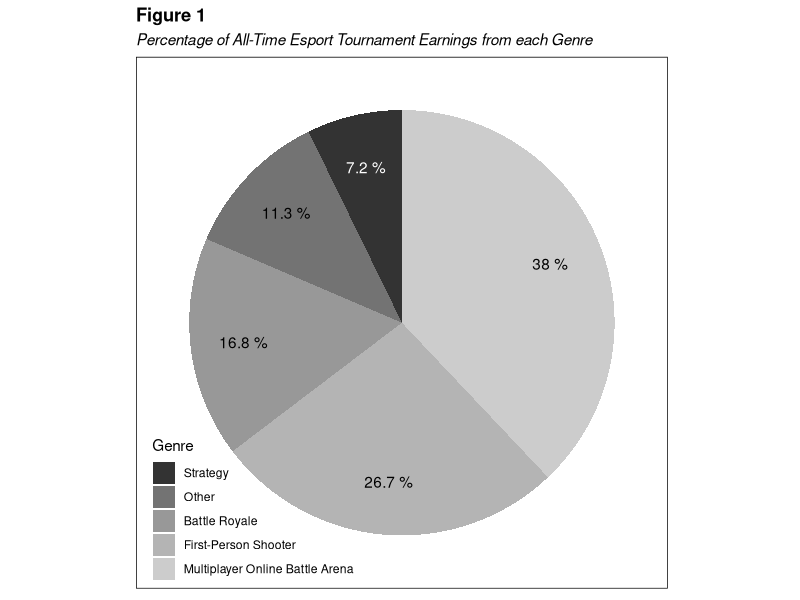
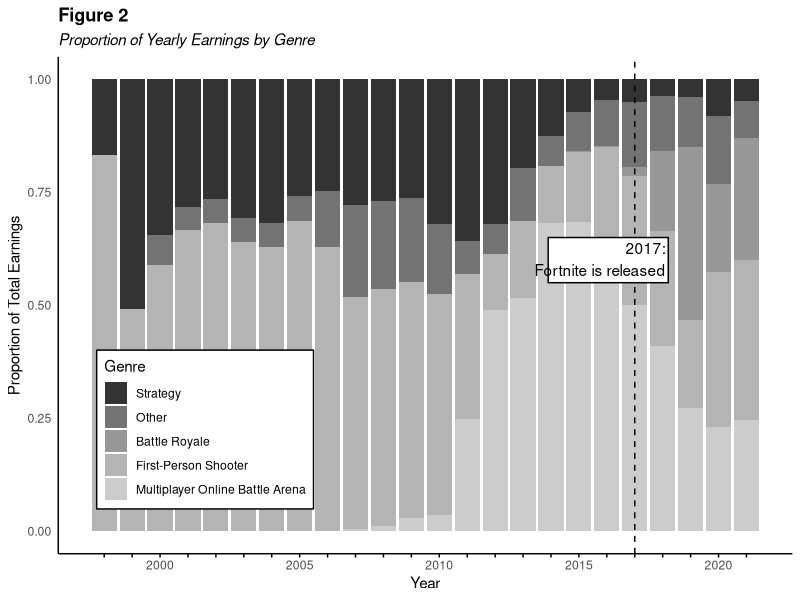
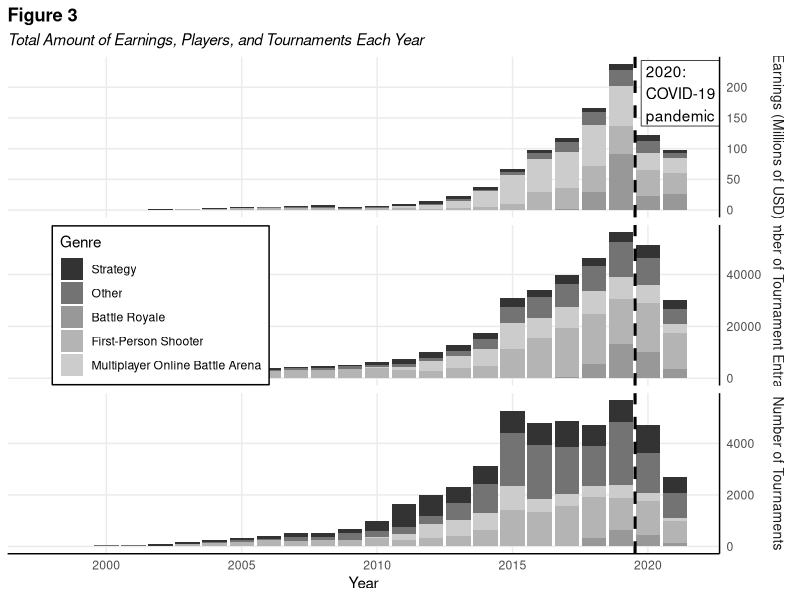
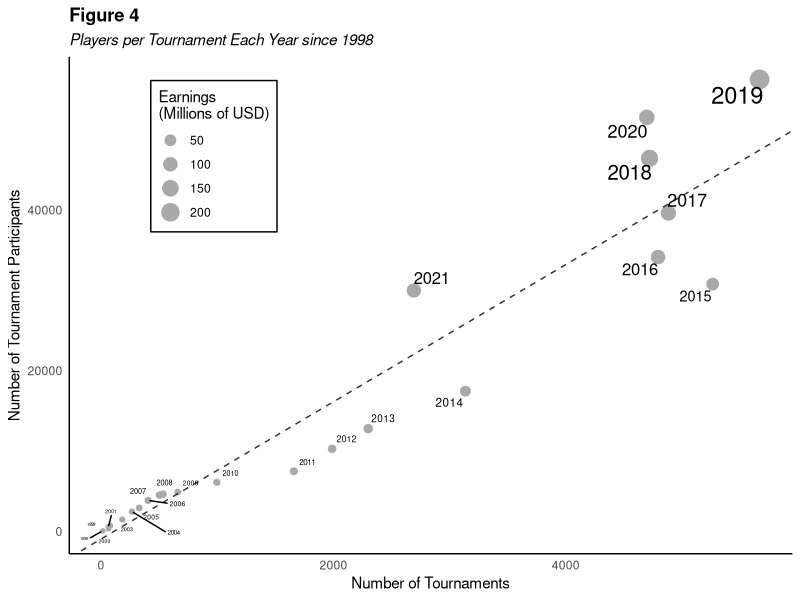
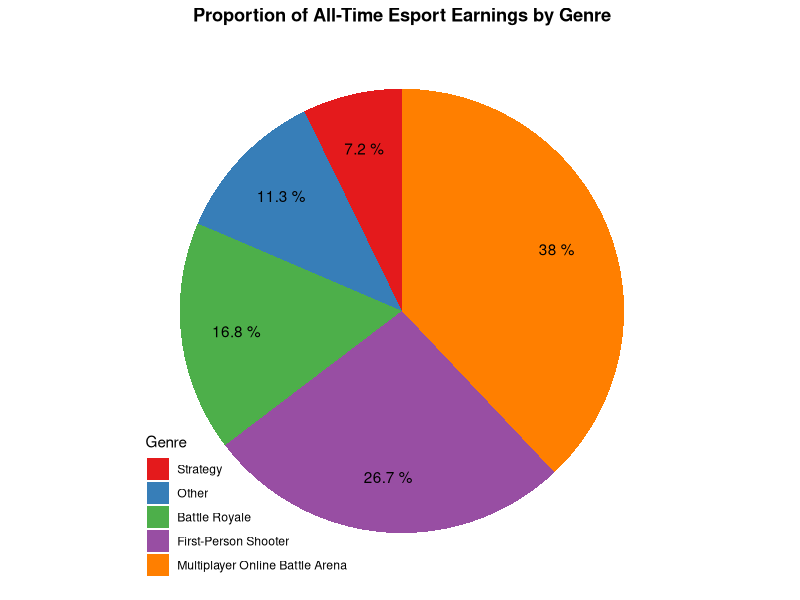

Write R code to recreate these figures, in order.
## ---- chunk 1

knitr::opts_chunk$set(echo = TRUE)
library(tidyverse)
library(ggrepel)
library(gganimate)
library(grid)
library(gridExtra)
library(ggthemes)

# Data were downloaded from Kaggle
general <- read.csv("GeneralEsportData.csv")
historical <- read.csv("HistoricalEsportData.csv")
## ---- chunk 2

# Extracting Year from Date in historical data
historical$Year <- as.integer(str_extract(historical$Date, "[:digit:]{4}"))

# Storing all time earnings as variables
allTimeEarningsGeneral <- sum(general$TotalEarnings)
allTimeEarningsHistorical <- sum(historical$Earnings)


# Preparing useful aggregates from historical data
historicalCounts <- historical %>%
  group_by(Year) %>% 
  summarize(Tournaments = sum(Tournaments), Players = sum(Players), Earnings = sum(Earnings)) %>% 
  mutate(
    EarningsPerTournament = Earnings / Tournaments,
    EarningsPerPlayer = Earnings / Players,
    PlayersPerTournament = Players / Tournaments)

# Replacing low-earning genres with "Other"
genreEarnings <- general %>% 
  group_by(Genre) %>% 
  summarize(TotalEarnings = sum(TotalEarnings), OnlineEarnings = sum(OnlineEarnings)) %>% 
  mutate(ProportionTotalEarnings = TotalEarnings/sum(TotalEarnings))
lowEarningGenres <- levels(as.factor(filter(genreEarnings, ProportionTotalEarnings < .05)$Genre))
general <- general %>% mutate(Genre = case_when(Genre %in% lowEarningGenres ~ "Other",TRUE ~ Genre))
genreEarnings <- general %>% 
  group_by(Genre) %>% 
  summarize(TotalEarnings = sum(TotalEarnings), OnlineEarnings = sum(OnlineEarnings)) %>% 
  mutate(ProportionTotalEarnings = TotalEarnings/sum(TotalEarnings))

# for ordering genres later on according to proportion of total earnings
genreOrder <- levels(reorder(as.factor(genreEarnings$Genre), genreEarnings$ProportionTotalEarnings))

# Pulling Top Games by Earnings, Tournaments, Players, and EarningsPerPlayer
for (year in 1998:2021) {
  yearData <- filter(historical, Year == year) # Iterate into current year only

  topGame <- yearData[which.max(yearData$Earnings), "Game"]
  historicalCounts[historicalCounts$Year == year, "TopGameByEarnings"] <- topGame

  topGame <- yearData[which.max(yearData$Tournaments), "Game"]
  historicalCounts[historicalCounts$Year == year, "TopGameByTournaments"] <- topGame

  topGame <- yearData[which.max(yearData$Players), "Game"]
  historicalCounts[historicalCounts$Year == year, "TopGameByPlayers"] <- topGame

  topGame <- yearData[which.max(yearData$Earnings / yearData$Players), "Game"]
  historicalCounts[historicalCounts$Year == year, "TopGameByEarningsPerPlayer"] <- topGame
}

# Attaching Genres to top games
historicalCounts <- historicalCounts %>% 
  rename(Game = TopGameByEarnings) %>% 
  left_join(., select(general, Game, Genre), by = "Game") %>% 
  rename(TopGameByEarnings = Game, TopGameByEarningsGenre = Genre) %>% 
  rename(Game = TopGameByTournaments) %>% 
  left_join(., select(general, Game, Genre), by = "Game") %>% 
  rename(TopGameByTournaments = Game, TopGameByTournamentsGenre = Genre) %>% 
  rename(Game = TopGameByPlayers) %>% 
  left_join(., select(general, Game, Genre), by = "Game") %>% 
  rename(TopGameByPlayers = Game, TopGameByPlayersGenre = Genre) %>% 
  rename(Game = TopGameByEarningsPerPlayer) %>% 
  left_join(., select(general, Game, Genre), by = "Game") %>% 
  rename(TopGameByEarningsPerPlayer = Game, TopGameByEarningsPerPlayerGenre = Genre)

# Saving genres as part of historical data
historical <- left_join(historical, select(general, Game, Genre), by = "Game")

# Saving Genre Total Earnings Proportion w/ Historical; for use in piechart
historical <- historical %>% 
  group_by(Year) %>% 
  summarize(TotalEarningsThatYear = sum(Earnings)) %>% 
  left_join(., historical, by = "Year") %>% 
  select(1, 3:8,2)

historical <- historical %>% 
  mutate(ProportionYearlyEarnings = Earnings / TotalEarningsThatYear)

# Removing these variables I don't need to keep in the global environment
rm(year, topGame, yearData)
## ---- chunk 3

earningsPieChart <-  genreEarnings %>% 
  group_by(Genre) %>% 
  ggplot(aes(x = "", y = ProportionTotalEarnings, fill = fct_relevel(Genre, genreOrder), label = round(ProportionTotalEarnings, 2))) +
  geom_col(position = "stack", width = 1) +
  geom_text(aes(label = paste(round(ProportionTotalEarnings * 100, 1), "%"), x = 1.25),
            # old label = paste(Genre, "\n", round(proportionEarnings * 100, 1), "%")
            position = position_stack(vjust = 0.5), color = c("black", "black", "black", "black", "white")) +
  coord_polar("y") + theme_minimal() + 
  theme(plot.title = element_text(hjust=0, face = "bold"),
                          plot.subtitle = element_text(hjust = 0, face = "italic"),
                          axis.line = element_blank(),
                          axis.text = element_blank(),
                          axis.ticks = element_blank(),
                          panel.border = element_blank(),
                          panel.grid = element_blank(),
                          panel.background = element_rect(color ="black", fill = NULL),
                          legend.position = c(.22, .15),
                          plot.tag.position = "topleft",
                          plot.tag = element_text(face = "bold")) +
  labs(x = NULL, y = NULL, fill = "Genre", title = "Figure 1", 
       subtitle = "Percentage of All-Time Esport Tournament Earnings from each Genre") +
  scale_fill_grey()
earningsPieChart

# rm(i, currentData, totalEarnings, earningsBarGraph, earningsPieChart)

## ---- chunk 4

earningsBarGraph <- historical %>%
  group_by(Year, Genre) %>%
  summarize(ProportionEarnings =( sum(Earnings) / mean(TotalEarningsThatYear))) %>%
  ggplot(aes(x = Year, y = ProportionEarnings, fill = fct_relevel(Genre, genreOrder))) +
  geom_col(position = "stack", width = .9) +
  geom_vline(xintercept = 2017, linetype = "dashed") +
  annotate("rect", fill = "white", color = "black", xmin = 2013.9, xmax = 2018.2, ymin = .55, ymax = .65) +
  annotate("text", label = paste0("2017:\nFortnite is released") , parse = FALSE, x = 2018.1, y = .64, hjust = 1, vjust = 1) +
  theme_minimal() + theme(plot.title = element_text(hjust=0, face = "bold"),
                          plot.subtitle = element_text(hjust = 0, face = "italic"),
                          
                          panel.grid = element_blank(),
                          # plot.background =  element_rect(color ="black", fill = NA),
                          axis.line = element_line(color = "black"),
                          axis.ticks.x = element_line(color = "black"),
                          
                          
                          legend.position = c(.2, .25),
                          legend.background = element_rect(fill = "white")) +
  labs(x = "Year", y = "Proportion of Total Earnings", title = "Figure 2",
       subtitle = "Proportion of Yearly Earnings by Genre", fill = "Genre") +
  scale_fill_grey() + scale_x_continuous(breaks = 1998:2021,
                                         labels = c("", "", 2000, "","","","",2005,"","","","",2010,"","","","",2015,"","","","",2020,""))

earningsBarGraph

## ---- chunk 5


# Gets totals by Year and Genre
historicalByYearByGenre <-  historical %>% 
  group_by(Year, Genre) %>% 
  summarize(Earnings = sum(Earnings), Tournaments = sum(Tournaments), Players = sum(Players))

# Gets total just by Year
historicalByYear <- historical %>% 
  group_by(Year) %>% 
  summarize(Earnings = sum(Earnings), Tournaments = sum(Tournaments), Players = sum(Players)) %>% 
  mutate(Genre = "Total") %>% select(Year, Genre, Earnings, Tournaments, Players)

# Combining both of these data.frames
historicalTotals <- rbind(historicalByYearByGenre, historicalByYear) %>% 
  mutate(Earnings = Earnings / 1000000) # Making Earnings be in terms of Millions of USD

historicalTotals <- pivot_longer(historicalTotals, cols = c(Earnings, Tournaments, Players), names_to = "Variable", values_to = "Total")

# Earnings
plotThree <-  historicalTotals %>% 
  ggplot(aes(x = Year, y = Total, group = Variable, fill = fct_relevel(Genre, genreOrder))) +
  geom_col(. %>% filter(Genre != "Total"), mapping = aes(fill = fct_relevel(Genre, genreOrder)), position = "stack", width = .9) +
  facet_grid(rows = "Variable",
             scales = "free",
             labeller = as_labeller(c(
               Earnings = "Earnings (Millions of USD)", 
               Players = "Number of Tournament Entrants", 
               Tournaments = "Number of Tournaments"))) +
  geom_vline(xintercept = 2019.525, color = "black", linetype = "dashed", size = 1.05) +
  geom_label(data = data.frame(Year = 2019.75, Genre = "Strategy", Variable = "Earnings", Total = 190),
             label = "2020:\nCOVID-19\npandemic", fill = "white", hjust = 0, label.r = unit(0, "inches")) +
  
  theme_minimal() + 
  theme(plot.title = element_text(hjust=0, face = "bold"),
        plot.subtitle = element_text(hjust = 0, face = "italic"),
        legend.position = c(.215,.5),
        legend.background = element_rect(fill = "white"),
    
        panel.grid.minor = element_blank(),
        axis.line = element_line(color = "black"),
        strip.placement = "outside",
        strip.text = element_text(size = 10)) +
  labs(x = "Year", y = NULL, title = "Figure 3", 
       subtitle = "Total Amount of Earnings, Players, and Tournaments Each Year", 
       fill = "Genre") +
  scale_fill_grey() + scale_y_continuous(position = "right")

plotThree 

## ---- chunk 6

ptModel <- glm(Players ~ Tournaments, data = historicalCounts)
ptSlope <- ptModel$coefficients[2]
ptIntercept <- ptModel$coefficients[1]

historicalCounts %>% ggplot(aes(x = Tournaments, y = Players, size = Earnings / 1000000)) +
  geom_point(color = "darkgray", pch = 19) +
  geom_text_repel(aes(label = Year), show.legend = FALSE) +
  geom_abline(slope = ptSlope, intercept = ptIntercept, linetype = "dashed", alpha = .8) +
  
  labs(title = "Figure 4", subtitle = "Players per Tournament Each Year since 1998",
       x = "Number of Tournaments", y = "Number of Tournament Participants", size = "Earnings\n(Millions of USD)") +
  
  theme_minimal() +
  theme(
    plot.title = element_text(face = "bold"),
    plot.subtitle = element_text(face = "italic"),
    
    legend.position = c(.2,.8),
    legend.background = element_rect(fill = NA, color = "black"),
    
    panel.grid = element_blank(),
    
    axis.line = element_line(color = "black")
  )

## ---- chunk 7
# INSTEAD, do a bar graph with x = genre, y = proportion of total earnings, transition_time = Year

earningsPieChart <-  genreEarnings %>% 
  group_by(Genre) %>% 
  ggplot(aes(x = "", y = ProportionTotalEarnings, fill = fct_relevel(Genre, genreOrder), label = round(ProportionTotalEarnings, 2))) +
  geom_col(position = "stack", width = 1) +
  geom_text(aes(label = paste(round(ProportionTotalEarnings * 100, 1), "%"), x = 1.25),
            # old label = paste(Genre, "\n", round(proportionEarnings * 100, 1), "%")
            position = position_stack(vjust = 0.5), color = c("black", "black", "black", "black", "black")) +
  coord_polar("y") + theme_minimal() + 
  theme(plot.title = element_text(hjust=.5, face = "bold"),
                          axis.line = element_blank(),
                          axis.text = element_blank(),
                          axis.ticks = element_blank(),
                          panel.border = element_blank(),
                          panel.grid = element_blank(),
                          panel.background = element_blank(),
                          legend.position = c(.22, .15),
                          plot.tag.position = "topleft",
                          plot.tag = element_text(face = "bold")) +
  labs(x = NULL, y = NULL, fill = "Genre", title = "Proportion of All-Time Esport Earnings by Genre") +
  scale_fill_brewer(palette = "Set1")
earningsPieChart

## ---- chunk 8
# Total earnings for each genre animated across each year Animated plot earnings by year each genre, 

historicalProps <- historical %>% 
  group_by(Year, Genre) %>% 
  summarize(ProportionEarnings = sum(ProportionYearlyEarnings))

historicalPropsCopy <- historicalProps

gganimTwo <-  historicalProps %>% 
  ggplot(aes(x = Year, y = ProportionEarnings, fill = fct_relevel(Genre, genreOrder))) +
  geom_col(data = historicalPropsCopy, position = "stack", show.legend = TRUE, width = 1) +
  # geom_label(fill = "white", hjust = 0, show.legend = FALSE) +
  transition_states(Year) + shadow_mark() + view_follow(fixed_x = c(1998, NA)) +
  
  labs(
    x = "Year", y = NULL, fill = NULL,
    title = "Proportion of Total Earnings by Genre in Each Year"
       ) +
  theme_tufte(base_family = "sans") +
  theme(
    plot.title = element_text(face = "bold", hjust = .5, size = 14),
    plot.subtitle = element_text(face = "bold", hjust = .5, size = 13),
    legend.position = "bottom",
    legend.title.align = .5
  ) +
  scale_fill_brewer(palette = "Set1") + scale_x_continuous(breaks = seq(1998, 2021,3), labels = seq(1998, 2021,3))

animate(gganimTwo, end_pause = 10)

## ---- chunk 9
# X = genre, y = measure, transition_state = Year, facet by measure

# Gets totals by Year and Genre
historicalByYearByGenre <-  historical %>% 
  group_by(Year, Genre) %>% 
  summarize(Earnings = sum(Earnings), Tournaments = sum(Tournaments), Players = sum(Players))

# Gets total just by Year
historicalByYear <- historical %>% 
  group_by(Year) %>% 
  summarize(Earnings = sum(Earnings), Tournaments = sum(Tournaments), Players = sum(Players)) %>% 
  mutate(Genre = "Total") %>% select(Year, Genre, Earnings, Tournaments, Players)

# Combining both of these data.frames
historicalTotals <- rbind(historicalByYearByGenre, historicalByYear) %>% 
  mutate(Earnings = Earnings / 1000000) # Making Earnings be in terms of Millions of USD

historicalTotals <-historicalTotals %>% 
  pivot_longer(cols = c(Earnings, Tournaments, Players), names_to = "Variable", values_to = "Total")

historicalTotals <-historicalTotals %>% 
  filter(Genre != "Total") %>% 
  mutate(
    Genre = case_when(
      Genre == "Multiplayer Online Battle Arena" ~ "MOBA",
      TRUE ~ Genre),
    
  )


gganimThree <- historicalTotals %>% ggplot(aes(y = Genre, x = Total, fill = fct_relevel(Genre, genreOrder))) +
  geom_col(show.legend = FALSE) +
  facet_wrap(Variable~., ncol = 1, scales= "free") +
  transition_time(Year) +
  
  labs(title = "Total Earnings, Players, and Tournaments by Genre in {frame_time}",x = "Total Amount", y = "Genre") +
  
  theme_tufte(base_family = "sans") +
  scale_fill_brewer(palette = "Set1")

animate(gganimThree, end_pause = 10)

## ---- chunk 10

gganim <-  historical %>% filter(Year < 2020) %>%  ggplot(aes(x = Tournaments, y = Players, size = Earnings, color =fct_relevel(Genre, genreOrder))) +
  geom_point(alpha = .8) +
  facet_wrap(~Genre, ncol = 2, scales = "free") +
  transition_states(Year, 4, 2) + shadow_wake(wake_length = .05) +
  
  labs(title = "Relationship among Players, Tournaments, and Earnings", subtitle = "{closest_state}",
       x = "Number of Tournaments", y = "Number of Tournament Participants", size = "Earnings (USD)", color = "Genre") +
  
  theme_tufte(base_family = "sans") +
  theme(
    plot.title = element_text(hjust = .5),
    plot.subtitle = element_text(hjust = .5),
    
    legend.position = "none",
  ) +
  scale_color_brewer(palette = "Set1")
  

animate(gganim, end_pause = 15)
